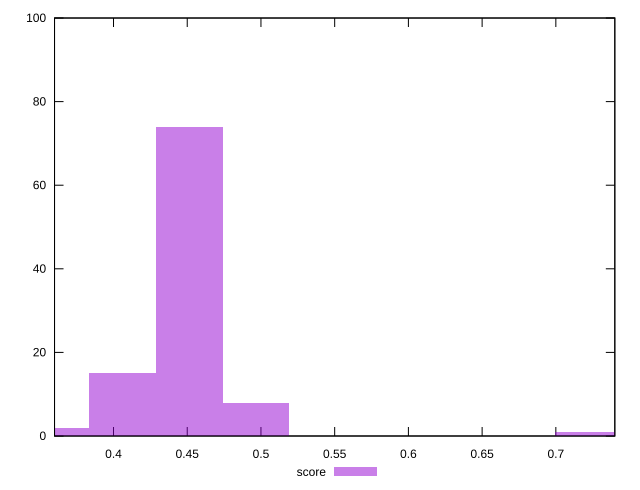

gnuplot code for this plot:
reset

$score <<EOF
0.4514182768898888 74
0.361134621511911 2
0.722269243023822 1
0.4062764492008999 15
0.4965601045788776 8
EOF

set key outside below
set boxwidth 0.045141827688988875
set xrange [0.36:0.74]
set yrange [0:100]
set trange [0:100]
set style fill transparent solid 0.5 noborder
set terminal svg size 640, 490 enhanced background rgb 'white'
set output "reprap/uses-webp-images/samples/pages+cached+noexternal+nomedia+nocss/score/histogram.svg"

plot $score title "score" with boxes

reset
